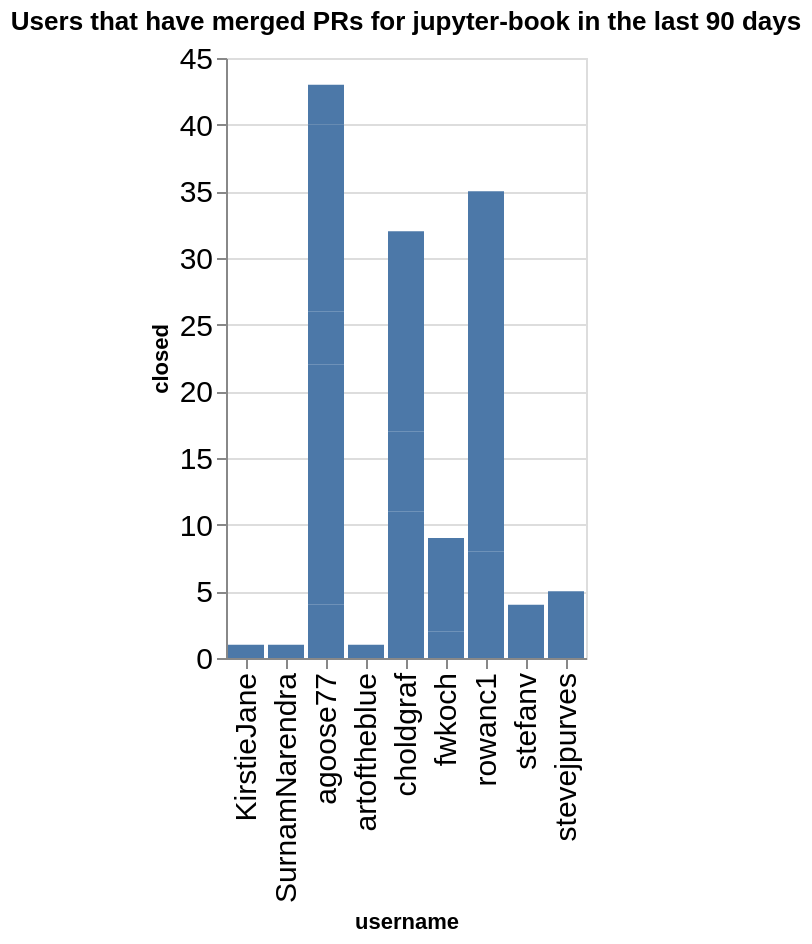

The notebook cell saved with this chart:
### Code cell
charts = []
title = f"Users that have merged PRs for {github_org} in the last {n_days} days"
ch = alt.Chart(data=closed_by_repo.replace(np.nan, 0), title=title).mark_bar().encode(
    x='username',
    y='closed',
)
ch

### Figure 1 — Vega-Lite specification as saved in the notebook (floating-point values rounded to 4 significant figures)
{"config": {"axisLeft": {"labelFontSize": 15}, "axisBottom": {"labelFontSize": 15}}, "data": {"name": "data-079b1a85beca7fc48cbcd5a73adf3fef"}, "mark": {"type": "bar"}, "encoding": {"x": {"field": "username", "type": "nominal"}, "y": {"field": "closed", "type": "quantitative"}}, "title": "Users that have merged PRs for jupyter-book in the last 90 days", "$schema": "https://vega.github.io/schema/vega-lite/v5.20.1.json", "datasets": {"data-079b1a85beca7fc48cbcd5a73adf3fef": [{"name": "blog", "username": "agoose77", "closed": 3}, {"name": "blog", "username": "choldgraf", "closed": 3}, {"name": "example-landing-pages", "username": "agoose77", "closed": 1}, {"name": "example-outputs", "username": "stevejpurves", "closed": 3}, {"name": "jupyter-book", "username": "KirstieJane", "closed": 1}, {"name": "jupyter-book", "username": "SurnamNarendra", "closed": 1}, {"name": "jupyter-book", "username": "agoose77", "closed": 17}, {"name": "jupyter-book", "username": "choldgraf", "closed": 8}, {"name": "jupyterlab-myst", "username": "agoose77", "closed": 1}, {"name": "myst-theme", "username": "agoose77", "closed": 4}, {"name": "myst-theme", "username": "choldgraf", "closed": 6}, {"name": "myst-theme", "username": "fwkoch", "closed": 2}, {"name": "myst-theme", "username": "rowanc1", "closed": 8}, {"name": "myst-theme", "username": "stevejpurves", "closed": 2}, {"name": "mystmd", "username": "agoose77", "closed": 14}, {"name": "mystmd", "username": "artoftheblue", "closed": 1}, {"name": "mystmd", "username": "choldgraf", "closed": 13}, {"name": "mystmd", "username": "fwkoch", "closed": 7}, {"name": "mystmd", "username": "rowanc1", "closed": 27}, {"name": "mystmd", "username": "stefanv", "closed": 4}, {"name": "team-compass", "username": "agoose77", "closed": 3}, {"name": "team-compass", "username": "choldgraf", "closed": 2}]}}
